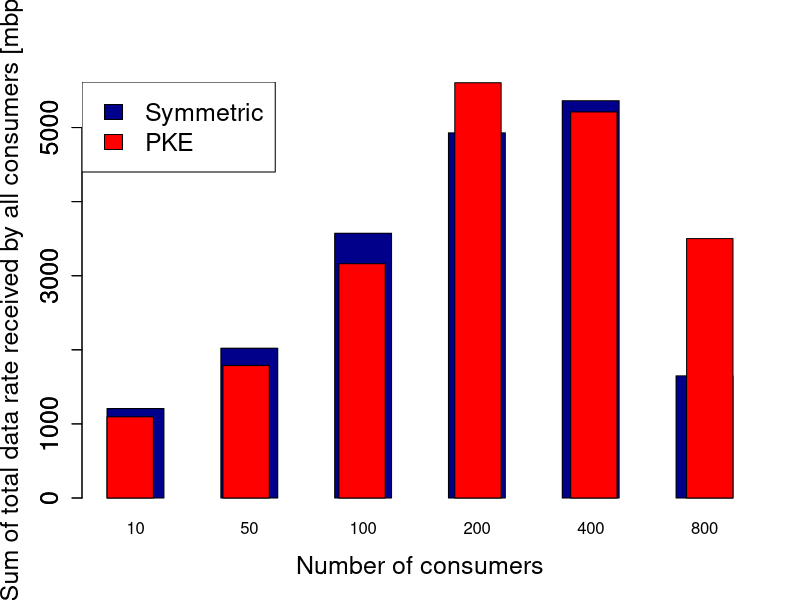

Reproduce this figure in R.

v1 = read.csv("./public_key/throughput_pk_200_1.csv",sep=',')
v2 = read.csv("./symm_key/throughput_sk_200_1.csv",sep=',')

v10 = read.csv("./public_key/throughput_pk_400_1.csv",sep=',')
v20 = read.csv("./symm_key/throughput_sk_400_1.csv",sep=',')

v100 = read.csv("./public_key/throughput_pk_600_1.csv",sep=',')
v200 = read.csv("./symm_key/throughput_sk_600_1.csv",sep=',')

v1000 = read.csv("./public_key/throughput_pk_800_1.csv",sep=',')
v2000 = read.csv("./symm_key/throughput_sk_800_1.csv",sep=',')

v10000 = read.csv("./public_key/throughput_pk_1000_1.csv",sep=',')
v20000 = read.csv("./symm_key/throughput_sk_1000_1.csv",sep=',')

v100000 = read.csv("./public_key/throughput_pk_1200_1.csv",sep=',')
v200000 = read.csv("./symm_key/throughput_sk_1200_1.csv",sep=',')

y1 = c((length(v1$thput)/5)*mean(v1$thput),(length(v10$thput)/5)*mean(v10$thput),(length(v100$thput)/5)*mean(v100$thput),(length(v1000$thput)/5)*mean(v1000$thput),(length(v10000$thput)/5)*mean(v10000$thput),(length(v100000$thput)/5)*mean(v100000$thput))

y2 = c((length(v2$thput)/5)*mean(v2$thput),(length(v20$thput)/5)*mean(v20$thput),(length(v200$thput)/5)*mean(v200$thput),(length(v2000$thput)/5)*mean(v2000$thput),(length(v20000$thput)/5)*mean(v20000$thput),(length(v200000$thput)/5)*mean(v200000$thput))


png("many_throughput.png")
barplot(cex.lab=1.5, cex.axis=1.5, cex.main=2.0, cex.sub=2.0,8*(y1)/1000000,names=c("10","50","100","200","400","800"),xlab="Number of consumers",ylab="Sum of total data rate received by all consumers [mbps]", col="darkblue",ylim=c(0,10+max(8*(y1)/1000000,8*(y2)/1000000)),space=1)
par(new = TRUE)
barplot(cex.lab=1.5, cex.axis=1.5, cex.main=2.0, cex.sub=2.0,8*(y2)/1000000, col="red",space=1.5,ylim=c(0,10+max(8*(y1)/1000000,8*(y2)/1000000)))
legend('topleft', c("Symmetric","PKE"), fill=c("darkblue", "red"), cex=1.5)
dev.off()


